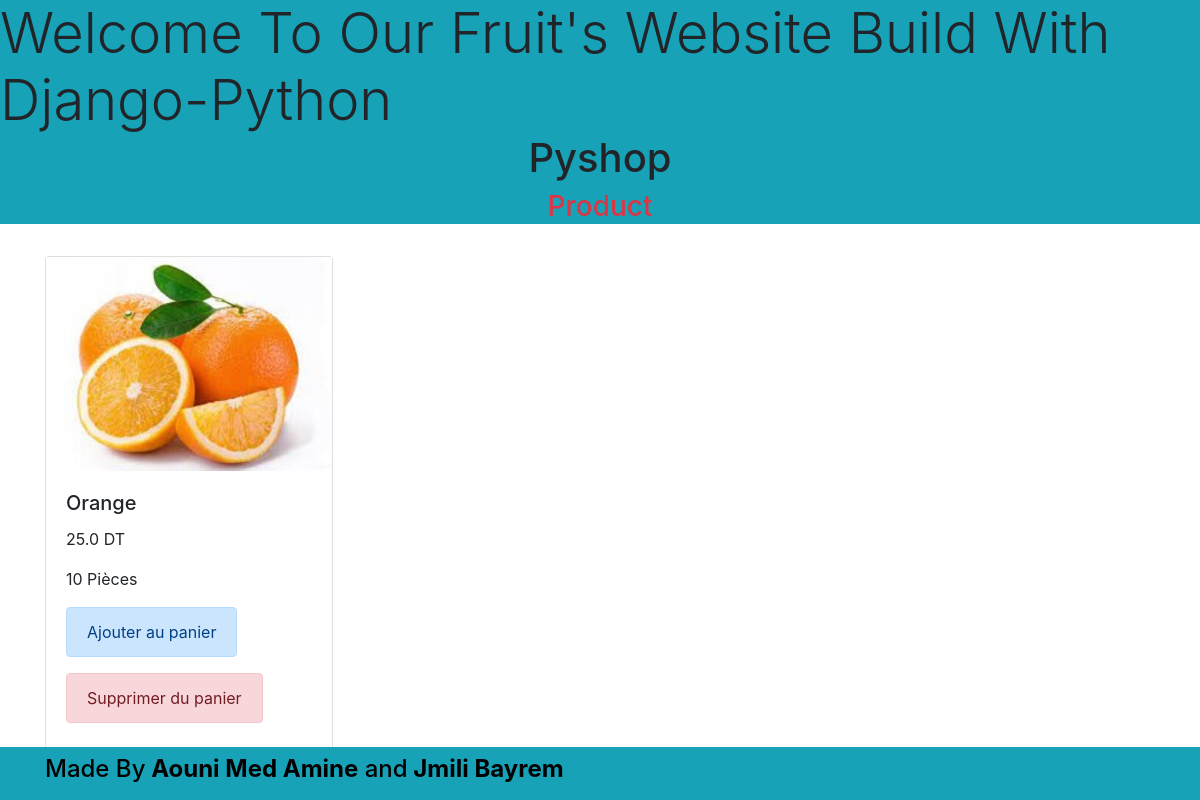
The page /products on the database as committed earlier.
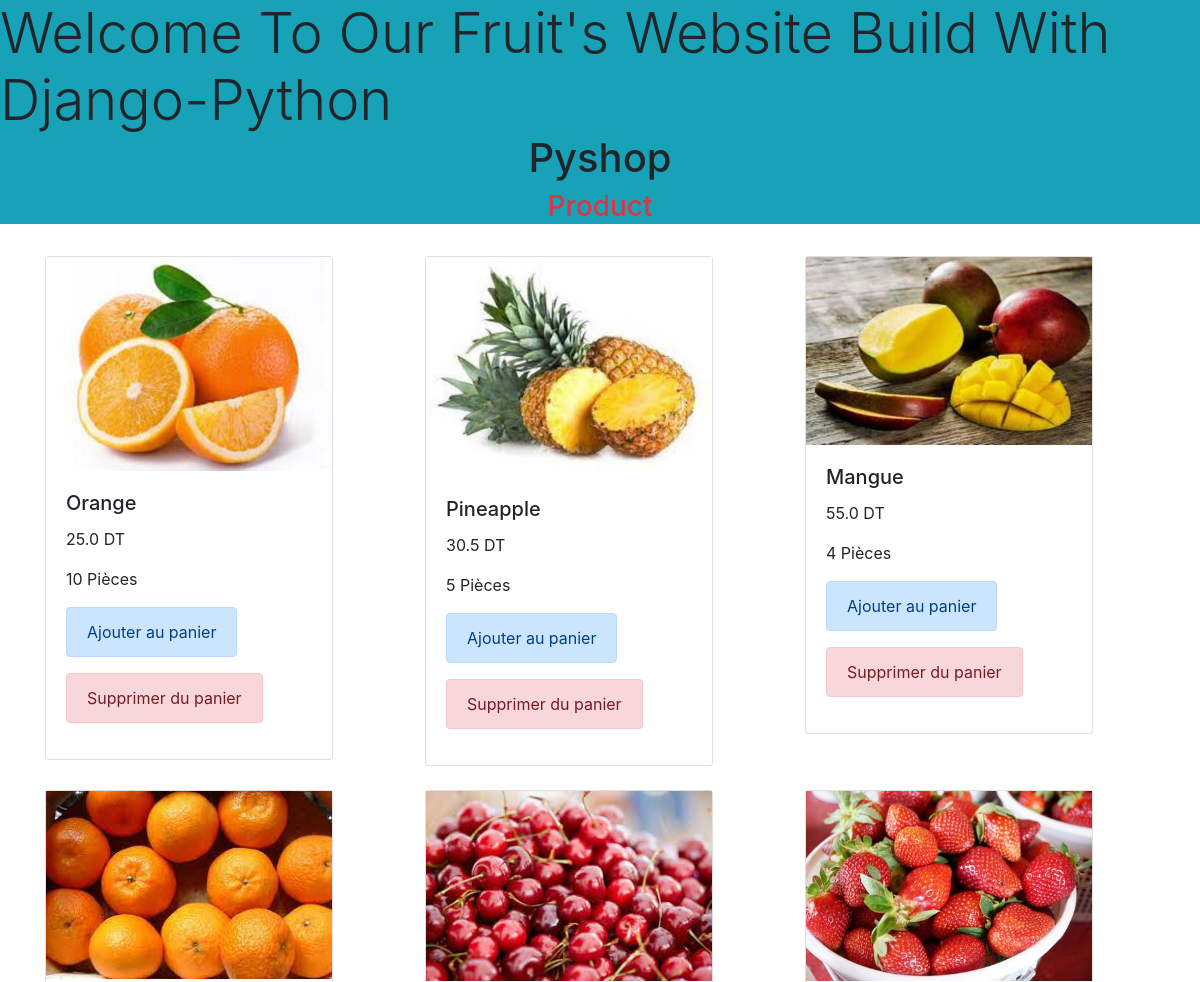
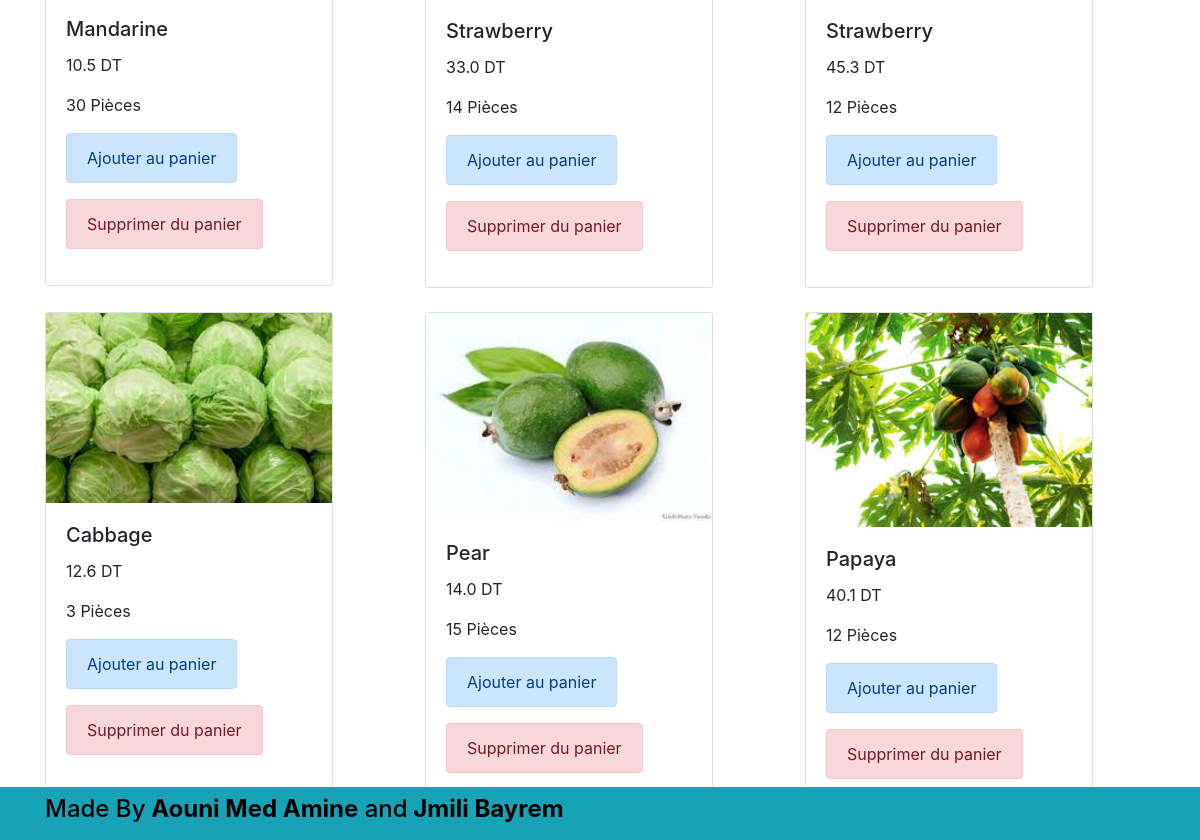
The same page on the database as committed later (2 pictures, top to bottom).
### products/models.py (models this page shows, shortened)
class Product(models.Model):
    name = models.CharField(max_length=500)
    price = models.FloatField()
    stock = models.IntegerField()
    image_url = models.ImageField(upload_to='images', blank=True)

### products/views.py (the view)
# urls.py: path('products', views.index), #importer le path
def index(request):
   product = Product.objects.all() #importer tous les objets(produits) de product
   return render(request, 'index.html', {'produits' : product}) #rendre le résultat de index.html et les produits

### products/templates/index.html
{% extends 'base.html' %}
{% load static %}
{% block content %}
<br>
<div class="container">
    <div class="row">
        {% for product in produits %}
         <div class="col">
            <div class="card" style="width: 18rem;">
                {% if product.image_url %}
                <img src="{{ product.image_url.url }}" class="card-img-top-responsive" alt="{{ product.name }}">
                {% else %}
                <h3>No Image</h3>
                {% endif %}
                <div class="card-body">
                    <h5 class="card-title">{{ product.name }}</h5>
                    <p class="card-text">{{ product.price }} DT</p>
                    <p class="card-text">{{ product.stock }} Pièces</p>
                    <INPUT type="button" class="btn btn-info alert alert-primary" role="alert" name="btn1" value= "Ajouter au panier" onclick="alert('Produit a été ajouté avec succès!')">
                    <INPUT type="button" class="btn btn-danger alert alert-danger" role="alert" name="btn2" value= "Supprimer du panier" onclick="alert('Produit supprimé avec succès!')">
                </div>
            </div>
             <br>
        </div>
    {% endfor %}
    </div>
</div>
{% endblock %}

### products/templates/base.html (shortened to what this page needs)
<!DOCTYPE html>
{% load static %}
<html lang="en">
<head>
    <link rel="stylesheet" href="{% static 'css/bootstrap.min.css' %}">
</head>
<body>
<div class="bg-info">
    <marquee class="display-4 text-capitalize">welcome to our fruit's website build with django-python</marquee>
    <h1 align="center"> Pyshop </h1>
    <h3 class="text-danger" align="center">Product</h3>
</div>
<article>{% block content %}{% endblock %}</article>
<footer class="footer">
     <nav class="navbar fixed-bottom navbar-dark bg-info">
         <div class="container footer">
             <h4 class="text credit" style="color:#000">Made By<strong> Aouni Med Amine</strong> and<strong> Jmili Bayrem</strong></h4>
         </div>
     </nav>
</footer>
</body>
</html>

Rows that differ between the two databases and show on the page:
added Product: image_url (picture), name "Pineapple", price "30.5", stock "5"
added Product: image_url (picture), name "Mangue", price "55.0", stock "4"
added Product: image_url (picture), name "Mandarine", price "10.5", stock "30"
added Product: image_url (picture), name "Strawberry", price "33.0", stock "14"
added Product: image_url (picture), name "Strawberry", price "45.3", stock "12"
added Product: image_url (picture), name "Cabbage", price "12.6", stock "3"
added Product: image_url (picture), name "Pear", price "14.0", stock "15"
added Product: image_url (picture), name "Papaya", price "40.1", stock "12"
